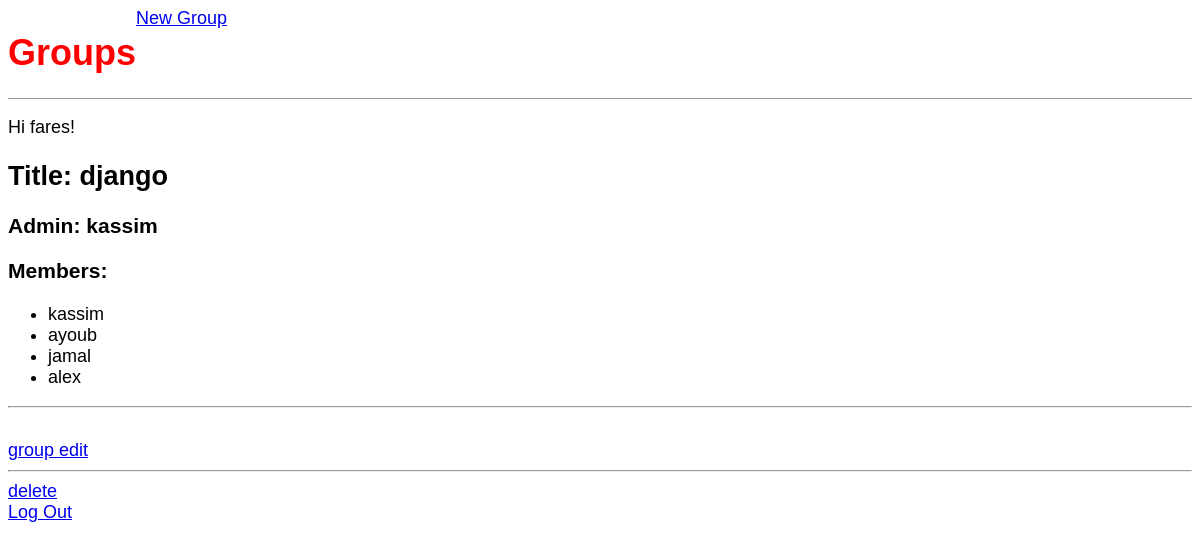
The page /group/1/room/ (signed in) on the database its author committed.
### account/models.py (models this page shows, shortened)
class User(AbstractBaseUser, PermissionsMixin):
    username_validator = UnicodeUsernameValidator()
    username = models.CharField(
        _("username"),
        max_length=150,
        unique=True,
        help_text=_(
            "Required. 150 characters or fewer. Letters, digits and @/./+/-/_ only."
        ),
        validators=[username_validator],
        error_messages={
            "unique": _("A user with that username already exists."),
        },
    )
    email = models.EmailField(_("email address"), blank=True, unique=True)
    first_name = models.CharField(_("first name"), max_length=150, blank=True)
    last_name = models.CharField(_("last name"), max_length=150, blank=True)
    phone_number = models.CharField(max_length=20)
    birthday = models.DateField()
    is_staff = models.BooleanField(
        _("staff status"),
        default=False,
        help_text=_("Designates whether the user can log into this admin site."),
    )
    is_active = models.BooleanField(
        _("active"),
        default=True,
        help_text=_(
            "Designates whether this user should be treated as active. "
            "Unselect this instead of deleting accounts."
        ),
    )
    is_eighteen = models.BooleanField(
        _("Is Eighteen"),
        default=False,
        help_text=_("Check this box if the user is eighteen years old."),
    )
    date_joined = models.DateTimeField(_("date joined"), default=timezone.now)
    objects = CustomAccountManager()
    USERNAME_FIELD = 'username'
    REQUIRED_FIELDS = ['email', 'first_name', 'last_name', 'phone_number', 'birthday']
    class Meta:
        verbose_name = "user"
        verbose_name_plural = "users"

### chat/models.py (models this page shows, shortened)
class Group(models.Model):
    admin = models.ForeignKey(User, on_delete=models.CASCADE, related_name="user")
    name = models.CharField(max_length=100)
    description = models.TextField()
    members = models.ManyToManyField(User)

### chat/views.py (the view)
# urls.py: path("group/<int:pk>/room/", GroupDetialView.as_view(), name="group_detail"),
class GroupDetialView(DetailView):
    model = Group
    template_name= "group_detail.html"

### templates/group_detail.html
{% extends "base.html"%}
{% block content %}
    <div class = "post-entry">
        <h2>Title: {{ object.name }}</h2>
        <h3>Admin: {{ object.admin.username }}</h3>
        <h3>Members:</h3>
        <ul>
            {% for member in object.members.all %}
                <li>{{ member.username }}</li>
            {% endfor %}
        </ul> <hr>
    </div>
    <a href="{% url 'group_edit' group.pk %}"> group edit</a> <hr>
    <a href="{% url 'group_delete' group.pk %}"> delete </a>
{%endblock content%}

### templates/base.html (shortened to what this page needs)
{% load static %}
<!DOCTYPE html>
<html lang="en">
<head>
    <link href="{% static 'css/base.css' %}" rel="stylesheet">
</head>
<body>
    <header>
        <h1><a href="{% url 'home' %}">Groups</a></h1>
        <a href="{% url 'group_new' %}">New Group</a>
    </header>
    {% if user.is_authenticated %}
    <p>Hi {{ user.username }}!</p>
    <div>
        {% block content %}
        {% endblock content %}
    </div>
    <a href="{% url 'logout' %}">Log Out</a>
    {% else %}
    <p>You are not logged in</p>
    <a href="{% url 'login' %}">Log In</a>
    {% block login %}
    {% endblock login %}
    {% endif %}
</body>
</html>

### static/css/base.css (style rules this page uses)
body { font-family : 'Source Sans Pro', sans-serif; font-size : 18px; }
header { border-bottom: 1px solid #999; margin-bottom: 2 rem; display: flex; }
header h1 a { color: red; text-decoration: none; }
.post-entry { margin-bottom: 2rem; }
.post-entry h2 { margin: 0.5 rem 0; }

### rows shown on the page
User: username "fares"
Group: name "django", admin.username "kassim"
User: username "kassim"
User: username "ayoub"
User: username "jamal"
User: username "alex"
